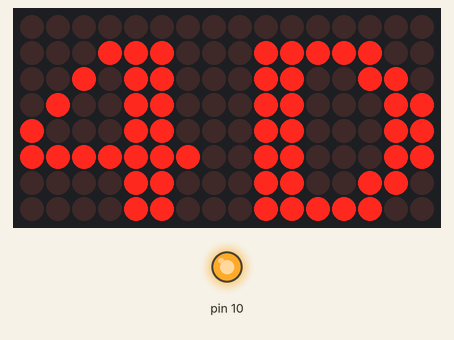
Recording of a sketch running on a simulated Arduino Uno, built with avr-gcc and run on an emulated ATmega328P. Parts: 16×8 LED matrix, output pins drawn as LEDs (lit = HIGH). Wiring (inferred from the names in the program): 2 × MAX7219 LED driver (orientation assumed): CS pin 15. Pins used as bus, display or sensor lines are not drawn.

Above: at 0.12 s.
At 0.63 s:
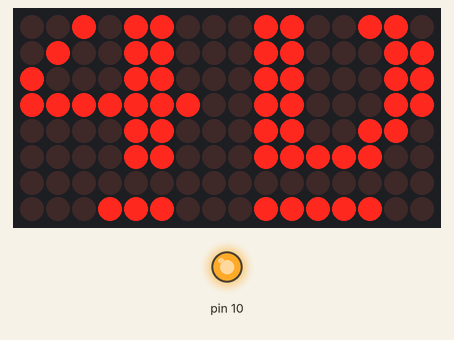
At 1.13 s:
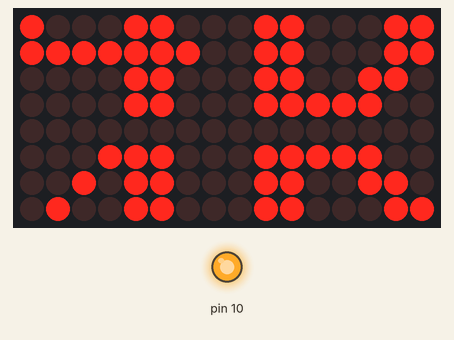
At 1.64 s:
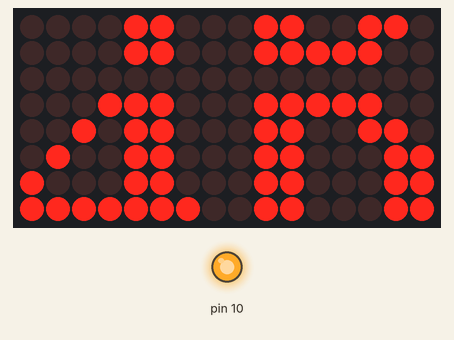
At 2.39 s:
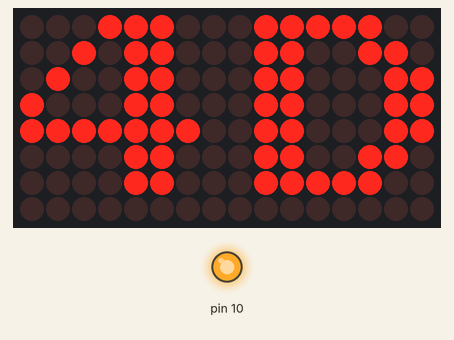

Measured:
- by itself, everything shown: repeats every 2.0 s, in 8 steps

The sketch:

Matrix_test.ino
```cpp
#include <SPI.h>

void setup() {
  pinMode(15, OUTPUT); // set the SS pin as an output
  pinMode(13, OUTPUT); // set the SS pin as an output
  pinMode(14, OUTPUT); // set the SS pin as an output
  SPI.begin();         // initialize the SPI library
  SPI.beginTransaction(SPISettings(10000, MSBFIRST, SPI_MODE0));


  sendSPICMD(0x0C, 0xFF);
  sendSPICMD(0x09, 0x00);
  sendSPICMD(0x0A, 0xFF);
  sendSPICMD(0x0B, 0xFF);
  sendSPICMD(0x0F, 0x00);
}

void sendSPICMD(uint8_t adr, uint8_t dat){
  digitalWrite(15, LOW);            // set the SS pin to LOW

  SPI.transfer(adr);
  SPI.transfer(dat);

  SPI.transfer(adr);
  SPI.transfer(dat);

  digitalWrite(15, HIGH);           // set the SS pin HIGH
}

void sendSPI(uint8_t adr, uint8_t dat[]){
  digitalWrite(15, LOW);            // set the SS pin to LOW

  SPI.transfer(adr);
  SPI.transfer(dat[0]);
  SPI.transfer(adr);
  SPI.transfer(dat[1]);

  digitalWrite(15, HIGH);           // set the SS pin HIGH
}

uint8_t lines[][2] = {0b00000000, 0b00000000,
                      0b00011100, 0b01111100,
                      0b00101100, 0b01100110,
                      0b01001100, 0b01100011,
                      0b10001100, 0b01100011,
                      0b11111110, 0b01100011,
                      0b00001100, 0b01100110,
                      0b00001100, 0b01111100,
                      };

uint8_t row=0;

void loop() {


  for(uint8_t  i=0; i<8; i++){
    sendSPI(i+1, lines[(i+row)%8]);
  }

  row++;

  delay(250);
}
```
